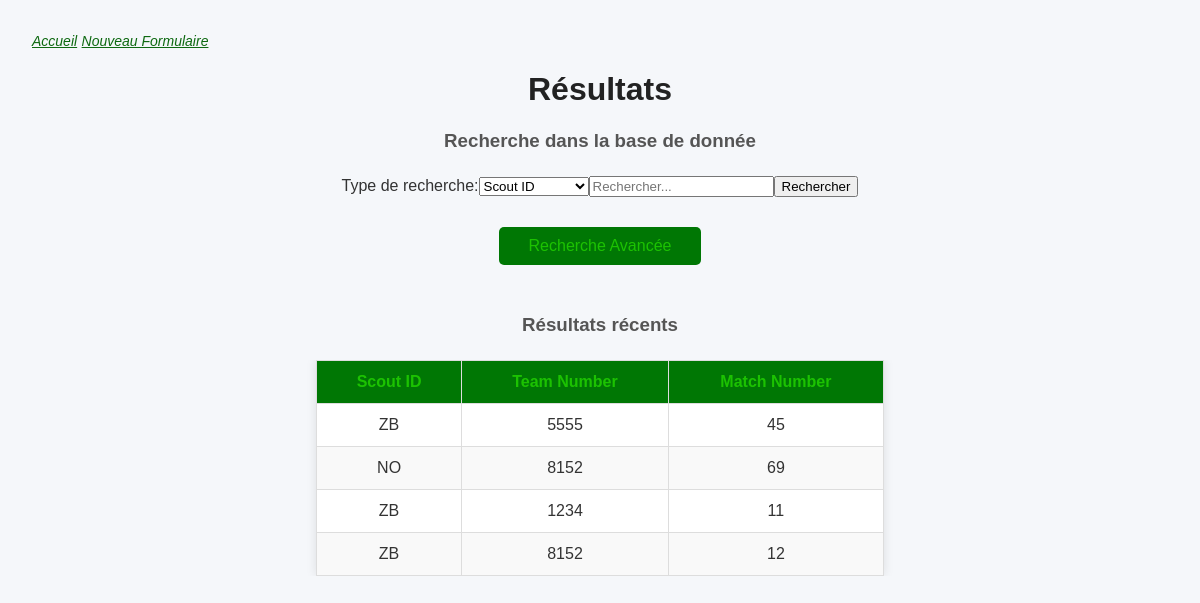
Page /basic_results on the earlier database version.
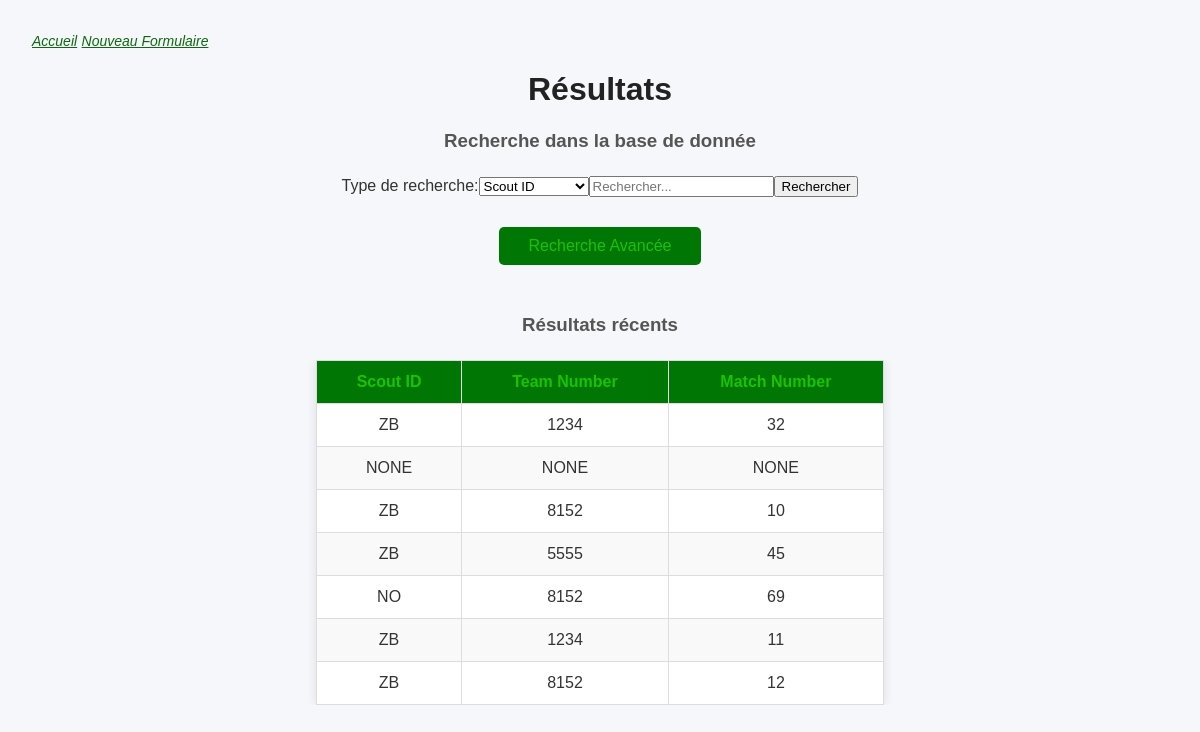
Same page on the later database version.
### tables this page shows
CREATE TABLE scouting_data (scout_data_id INTEGER PRIMARY KEY AUTOINCREMENT, match_id INTEGER, team_id INTEGER, scout_id INTEGER, auto_points INTEGER DEFAULT 0, teleop_points INTEGER DEFAULT 0, endgame_points INTEGER DEFAULT 0, penalties INTEGER DEFAULT 0, robot_status TEXT CHECK (robot_status IN ('working', 'damaged', 'disabled')), notes TEXT, timestamp TEXT DEFAULT (datetime('now')));

### webserver.py (the view)
@app.route('/basic_results', methods=['GET'])
def basic_results():
    columns = constants.all_scouting_data_columns
    data = database_manager.get_recent_data('scouting_data', 'scout_data_id', columns)
    return render_template('RDBMS_Templates/basic_results.html', data=data, search_message='Résultats récents', columns=columns, search_types=constants.basic_search_types)

### database_manager.py (called while the page is built)
def get_connection():
    conn=sqlite3.connect(DB_NAME)
    conn.execute("PRAGMA foreign_keys = ON;")
    return conn

def get_recent_data(table, table_id, columns, limit=10):
    conn = get_connection()
    conn.row_factory = sqlite3.Row
    cursor = conn.cursor()
    if isinstance(columns, list):
        cursor.execute('SELECT {} FROM {} ORDER BY {} DESC'.format(', '.join(columns), table, table_id))
    elif isinstance(columns, str):
        cursor.execute('SELECT {} FROM {} ORDER BY {} DESC'.format(columns, table, table_id))
    else:
        cursor.execute('SELECT * FROM {} ORDER BY {} DESC'.format(table, table_id))
    rows = cursor.fetchmany(limit)
    conn.close()
    return rows

### templates/RDBMS_Templates/basic_results.html (shortened to what this page needs)
<!DOCTYPE html>
<html>
    <head>
        <link rel="stylesheet" href="{{ url_for('static', filename='style/results.css') }}?v=1.0">
    </head>
    <body>
        <div class="top_links">
            <a href="/">Accueil</a>
            <a href="/scout_form">Nouveau Formulaire</a>
        </div>
        <h1>Résultats</h1>
        <h3>Recherche dans la base de donnée</h3>
        <form method="POST" action="/basic_search">
            <div class="search-bar-container">
                <div class="search-bar">
                    <label for="searchType">Type de recherche:</label>
                    <select id="searchType" name="searchType">
                        {% for s in search_types %}
                            <option value="{{ s.value }}">{{ s.label }}</option>
                        {% endfor %}
                    </select>
                    <input type="text" name="query" placeholder="Rechercher..." required>
                    <button type="submit">Rechercher</button>
                </div>
                <div class="advanced_search">
                    <a href="/advanced_results">Recherche Avancée</a>
                </div>
            </div>
        </form>
        <h3>{{ search_message }}</h3>
        <div class="scrollable-table-container">
            <table>
                <thead>
                    <tr>
                        <th>Scout ID</th>
                        <th>Team Number</th>
                    <th>Match Number</th>
                </tr>
                </thead>
                <tbody>
                    {% for row in data %}
                        <tr class="result-row" id="row-{{ row[columns[0]] }}">
                            <td>{{ row[columns[1]] }}</td>
                            <td>{{ row[columns[2]] }}</td>
                            <td>{{ row[columns[3]] }}</td>
                        </tr>
                    {% endfor %}
                </tbody>
            </table>
        </div>
    </body>
</html>

### static/style/results.css (style rules this page uses)
body { font-family: Arial, sans-serif; background-color: #f5f7fa; color: #333; margin: 0; padding: 2rem; }
.advanced_search { text-align: center; }
.scrollable-table-container { max-height: 500px; overflow-y: auto; }
.advanced_search a { margin: 40px 0; display: inline-block; margin: 30px; padding: 10px 30px; background-color: #007704; color: rgba(51, 255, 0, 0.555); text-decoration: none; border-radius: 5px; }
.top_links a { color: #0e6911; text-decoration: underline; font: italic 14px Arial, sans-serif; }
h1 { text-align: center; color: #222; }
h3 { text-align: center; color: #555; margin-bottom: 1.5rem; }
table { width: 50%; align-self: center; margin-left: auto; margin-right: auto; border-collapse: collapse; box-shadow: 0 0 10px rgba(0, 0, 0, 0.1); background-color: white; }
th, td { padding: 12px 15px; border: 1px solid #ddd; text-align: center; }
th { background-color: #007704; color: rgba(51, 255, 0, 0.555); }
tr:nth-child(even) { background-color: #f9f9f9; }
.result-row { padding: 5px; text-transform: uppercase; cursor: pointer; }
.search-bar { display: flex; justify-content: center; align-items: center; }

Differences in the rows shown:
added scouting_data: scout "ZB", team "1234", match "32"
added scouting_data: row "NONE"
added scouting_data: scout "ZB", team "8152", match "10"
